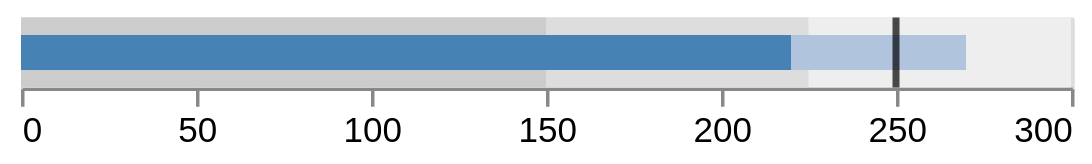

Here is the Vega-Lite specification saved for this chart:
### Vega-Lite specification from a JSON file in a GitHub repository (floating-point values rounded to 4 significant figures)
{"$schema": "https://vega.github.io/schema/vega-lite/v5.json", "data": {"values": [{"title": "Revenue", "subtitle": "US$, in thousands", "ranges": [150, 225, 300], "measures": [220, 270], "markers": [250]}]}, "params": [{"name": "height", "value": 20, "bind": {"input": "range", "min": 1, "max": 100, "step": 1}}, {"name": "innerBarSize", "expr": "height/2"}], "layer": [{"mark": {"type": "bar", "color": "#eee", "size": {"expr": "height"}}, "encoding": {"x": {"type": "quantitative", "scale": {"nice": false}, "title": null, "field": "ranges[2]"}}}, {"mark": {"type": "bar", "color": "#ddd", "size": {"expr": "height"}}, "encoding": {"x": {"type": "quantitative", "scale": {"nice": false}, "title": null, "field": "ranges[1]"}}}, {"mark": {"type": "bar", "color": "#ccc", "size": {"expr": "height"}}, "encoding": {"x": {"type": "quantitative", "scale": {"nice": false}, "title": null, "field": "ranges[0]"}}}, {"mark": {"type": "bar", "color": "lightsteelblue", "size": {"expr": "innerBarSize"}}, "encoding": {"x": {"type": "quantitative", "scale": {"nice": false}, "title": null, "field": "measures[1]"}}}, {"mark": {"type": "bar", "color": "steelblue", "size": {"expr": "innerBarSize"}}, "encoding": {"x": {"type": "quantitative", "scale": {"nice": false}, "title": null, "field": "measures[0]"}}}, {"mark": {"type": "tick", "color": "black", "size": {"expr": "height"}}, "encoding": {"x": {"type": "quantitative", "scale": {"nice": false}, "title": null, "field": "markers[0]"}}}], "config": {"tick": {"thickness": 2}}}
